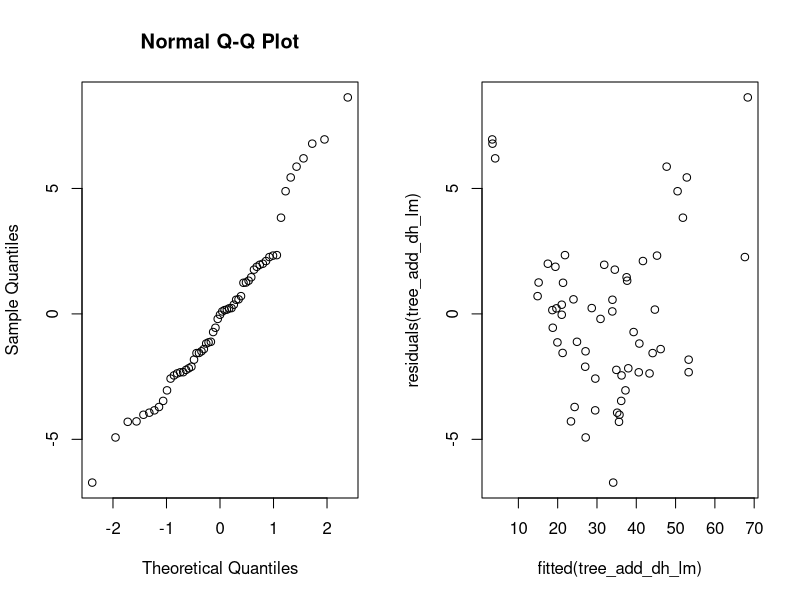
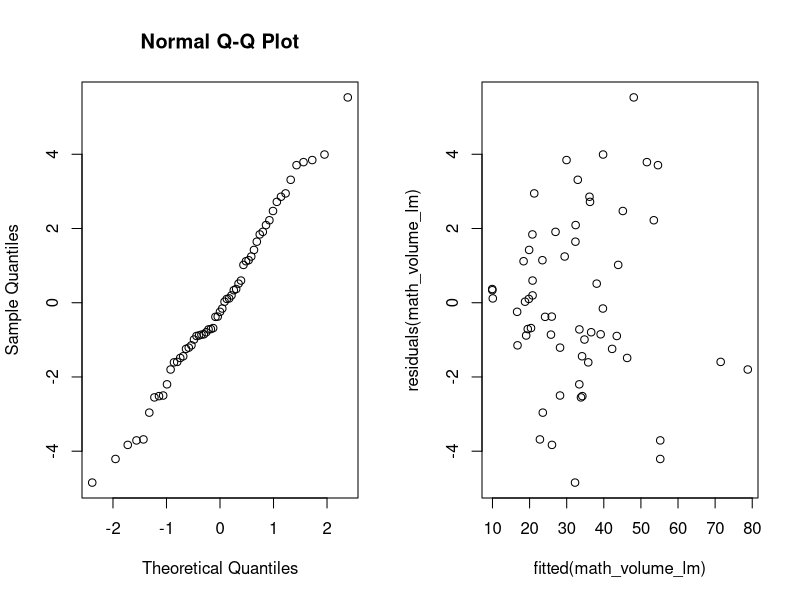
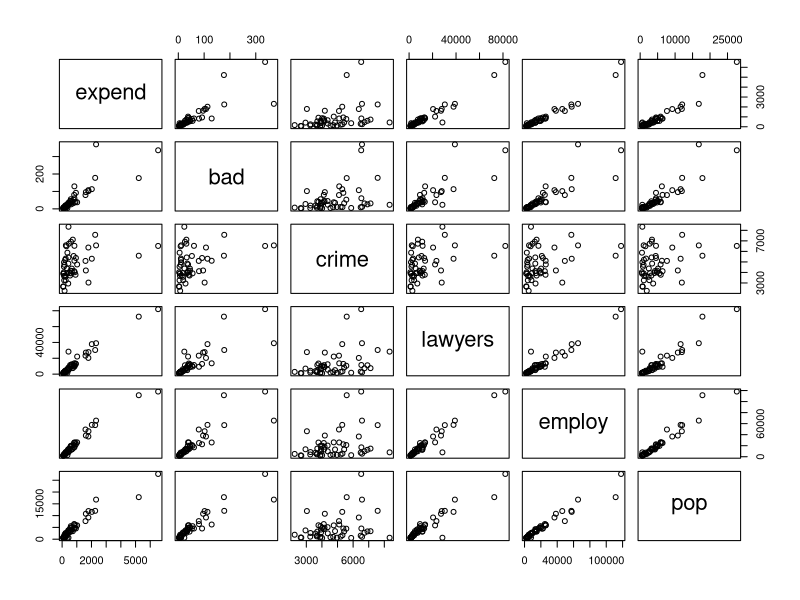
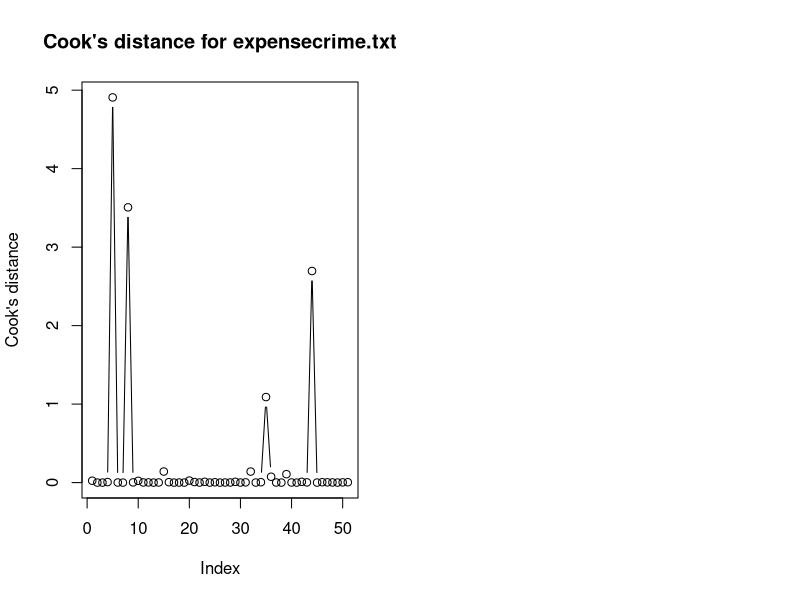
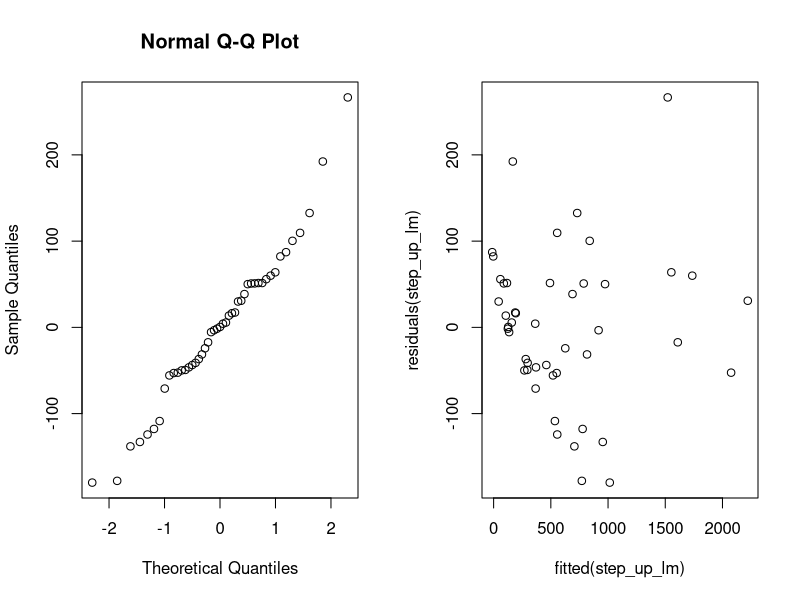
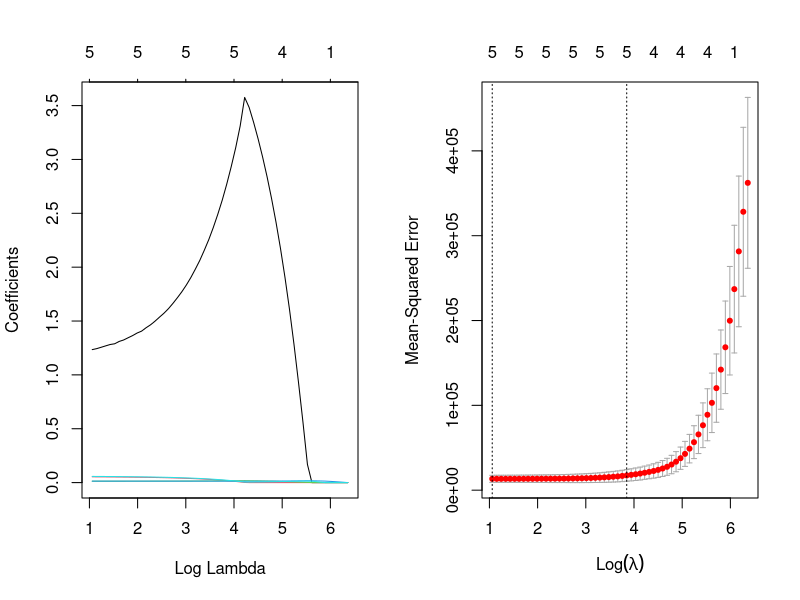
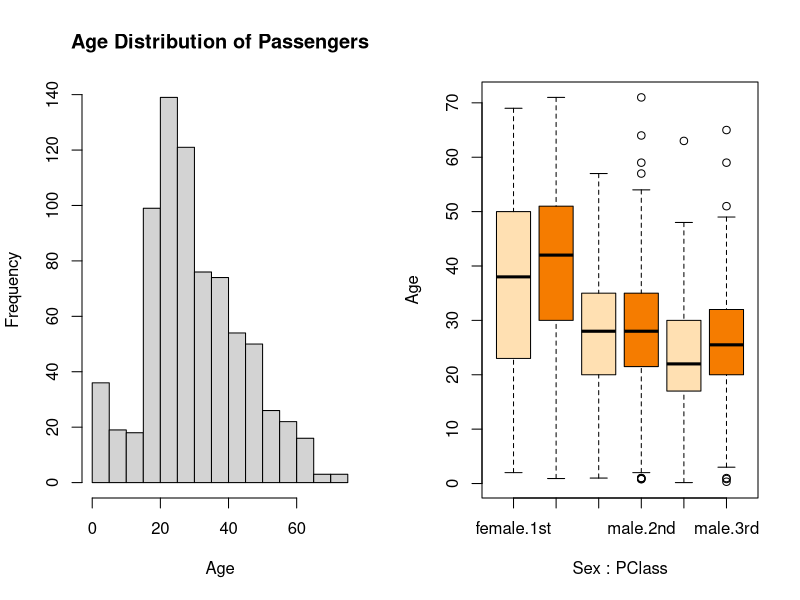

Here is the R script that generated these plots, in order:
## ---- chunk 1
# set up global R options
options(digits = 3)

# set up knitr global chunk options
knitr::opts_chunk$set(fig.height = 3)
## ---- chunk 2
tree_df <- as.data.frame(read.table("data/treeVolume.txt", header=TRUE))
head(tree_df)
## ---- chunk 3
tree_df$type <- as.factor(tree_df$type)
tree_type_lm <- lm(volume~type, data=tree_df)
anova(tree_type_lm)
## ---- chunk 4
mask <- tree_df$type == "beech"
t.test(tree_df$volume[mask], tree_df$volume[!mask])
## ---- chunk 5
tree_type_d_lm <- lm(volume~height+type*diameter, data=tree_df)
anova(tree_type_d_lm)
## ---- chunk 6
tree_type_h_lm <- lm(volume~diameter+type*height, data=tree_df)
anova(tree_type_h_lm)
## ---- chunk 7
tree_add_all_lm <- lm(volume~diameter+height+type, data=tree_df)
drop1(tree_add_all_lm, test= "F")
## ---- chunk 8
tree_add_dh_lm <- lm(volume~diameter+height, data=tree_df)
anova(tree_add_dh_lm)
## ---- chunk 9
summary(tree_add_dh_lm)
## ---- chunk 10
par(mfrow=c(1, 2))
qqnorm(residuals(tree_add_dh_lm))
plot(fitted(tree_add_dh_lm), residuals(tree_add_dh_lm))
## ---- chunk 11
mean_d <- mean(tree_df$diameter)
mean_h <- mean(tree_df$height)
means <-  data.frame(diameter=c(mean_d), height=c(mean_h))

predict(tree_add_dh_lm, means, interval = "confidence")
## ---- chunk 12
tree_df$math_volume <- tree_df$height * tree_df$diameter^2
math_volume_lm <- lm(volume~math_volume, data=tree_df)
anova(math_volume_lm)
## ---- chunk 13
summary(math_volume_lm)
## ---- chunk 14
par(mfrow=c(1,2))

qqnorm(residuals(math_volume_lm))
plot(fitted(math_volume_lm), residuals(math_volume_lm))
## ---- chunk 15
# Read data
crime_df <- as.data.frame(read.table("data/expensescrime.txt", header=TRUE))
head(crime_df)

response <- "expend"
exp_vars <- c("bad", "crime", "lawyers", "employ", "pop")
## ---- chunk 16
pairs(crime_df[, c(response, exp_vars)])
## ---- chunk 17
crime_lm <- lm(expend~bad+crime+lawyers+employ+pop, data=crime_df)
cooks.distance(crime_lm)[cooks.distance(crime_lm) > 1]
## ---- chunk 18
plot(cooks.distance(crime_lm), type='b', ylab="Cook's distance", main = "Cook's distance for expensecrime.txt")
## ---- chunk 19
crime_df_upd <- crime_df[-c(5,8,35,44),]
## ---- chunk 20
round(cor(crime_df[, c(exp_vars)]), 2)
## ---- chunk 21
library(car)
## ---- chunk 22
vif(lm(expend~bad+crime+lawyers+employ+pop, data=crime_df))
## ---- chunk 23
print("Step 1")

print("bad")
summary(lm(expend~bad, data=crime_df_upd))

print("crime")
summary(lm(expend~crime, data=crime_df_upd))

print("lawyers")
summary(lm(expend~lawyers, data=crime_df_upd))

print("employ")
summary(lm(expend~employ, data=crime_df_upd)) # YES

print("pop")
summary(lm(expend~pop, data=crime_df_upd)) 
## ---- chunk 24
print("Step 2")

print("bad")
summary(lm(expend~employ+bad, data=crime_df_upd))

print("crime")
summary(lm(expend~employ+crime, data=crime_df_upd)) # YES

print("lawyers")
summary(lm(expend~employ+lawyers, data=crime_df_upd))

print("pop")
summary(lm(expend~employ+pop, data=crime_df_upd))
## ---- chunk 25
print("Step 3")

print("bad")
summary(lm(expend~employ+crime+bad, data=crime_df_upd))

print("lawyers")
summary(lm(expend~employ+crime+lawyers, data=crime_df_upd))

print("pop")
summary(lm(expend~employ+crime+pop, data=crime_df_upd)) # YES
## ---- chunk 26
print("Step 4")

print("bad")
summary(lm(expend~employ+crime+pop+bad, data=crime_df_upd))

print("lawyers")
summary(lm(expend~employ+crime+pop+lawyers, data=crime_df_upd))

# None significant!
## ---- chunk 27
step_up_lm <- lm(expend~employ+crime+pop, data=crime_df_upd)
summary(step_up_lm)
## ---- chunk 28
vif(step_up_lm)
## ---- chunk 29
par(mfrow=c(1,2))

qqnorm(residuals(step_up_lm))
plot(fitted(step_up_lm), residuals(step_up_lm))
## ---- chunk 30
new_data <- data.frame(bad=50, crime=5000, lawyers=5000, employ=5000, pop=5000)
predict(step_up_lm, new_data, interval="prediction", level=0.95)
## ---- chunk 31
predict(step_up_lm, new_data, interval="confidence", level=0.95)
## ---- chunk 32
# install.packages("glmnet", repos = "https://cran.us.r-project.org")
library(glmnet)
## ---- chunk 33
x <- as.matrix(crime_df_upd[, exp_vars])
y <- as.matrix(crime_df_upd[, c(response)])

# train-test splitting
train <- (sample(1:nrow(x), 0.67*nrow(x))) # train by using 2/3 of the data
x.train <- x[train,]; y.train <- y[train]
x.test <- x[-train,]; y.test <- y[-train]

# fitting the model
lasso.mod <- glmnet(x.train, y.train, alpha=1)
cv.lasso <- cv.glmnet(x.train,y.train,alpha=1,type.measure='mse')
## ---- chunk 34
plot(lasso.mod, label=T, xvar="lambda")
## ---- chunk 35
plot(cv.lasso)
## ---- chunk 36
(lambda.1se <- cv.lasso$lambda.1se)
## ---- chunk 37
# https://glmnet.stanford.edu/articles/glmnet.html#assessing-models-on-test-data-1
assess.glmnet(lasso.mod, newx = x.test, newy = y.test, s=cv.lasso$lambda.1se)
coef(lasso.mod, s=lambda.1se) # beta’s for lambda.1se
## ---- chunk 38
y.pred <- predict(lasso.mod, s=lambda.1se, newx=x.test)
mse.lasso <- mean((y.test - y.pred)^2); mse.lasso
## ---- chunk 39
new_data <- data.frame(x.test)
y.pred <- predict(step_up_lm, new_data, interval="confidence", level=0.95)
mse.step_up <- mean((y.test - y.pred)^2); mse.step_up
## ---- chunk 40
# Read data
titanic_df <- as.data.frame(read.table("data/titanic.txt", header=TRUE))
head(titanic_df)
## ---- chunk 41
titanic_df$PClass <- as.factor(titanic_df$PClass)
titanic_df$Sex <- as.factor(titanic_df$Sex)
summary(titanic_df)
## ---- chunk 42
tot_comb <- xtabs(~PClass+Sex, data=titanic_df)
tot_comb
## ---- chunk 43
tot_comb.surv <- xtabs(Survived~PClass+Sex, data=titanic_df)
round(tot_comb.surv/tot_comb, 2)
## ---- chunk 44
hist(titanic_df$Age, xlab="Age", main="Age Distribution of Passengers")
## ---- chunk 45
# I don't think this is plot tells us anything useful?
boxplot(Age ~ Sex + PClass, data=titanic_df, col = c("#FFE0B2", "#F57C00")) 
## ---- chunk 46
titanic_df_upd <- na.omit(titanic_df)
## ---- chunk 47
titanic_df_upd$PClass <- as.factor(titanic_df_upd$PClass)
titanic_df_upd$Sex <- as.factor(titanic_df_upd$Sex)
additive_lm <- glm(Survived ~ Age+PClass+Sex, data = titanic_df_upd, family = binomial)
## ---- chunk 48
drop1(additive_lm, test = "Chisq")
## ---- chunk 49
summary(additive_lm)
## ---- chunk 50
anova(glm(Survived ~ Age*PClass, data = titanic_df_upd, family = binomial), test="Chisq")
## ---- chunk 51
anova(glm(Survived ~ Age*Sex, data = titanic_df_upd, family = binomial), test="Chisq")
## ---- chunk 52
class_and_interaction_lm <- glm(Survived ~ PClass+Age*Sex, data = titanic_df_upd, family = binomial)
summary(class_and_interaction_lm, test="Chisq")
## ---- chunk 53
newdata <- data.frame(Age=c(55, 55, 55, 55, 55, 55), PClass=c("1st", "1st", "2nd", "2nd", "3rd", "3rd"), Sex=c("female", "male", "female", "male", "female", "male"))
predict(additive_lm, newdata, type="response")
## ---- chunk 54
fisher.test(x=titanic_df_upd$Survived, y=titanic_df_upd$Sex)
## ---- chunk 55
chisq.test(x=titanic_df_upd$Survived, y=titanic_df_upd$PClass)
## ---- chunk 56
# Read data
coups_df <- as.data.frame(read.table("data/coups.txt", header=TRUE))
head(coups_df)
## ---- chunk 57
coups_df$pollib <- as.factor(coups_df$pollib)
## ---- chunk 58
poison_glm <- glm(miltcoup ~ oligarchy + parties + pctvote + popn + size + numelec + numregim + pollib, data = coups_df, family = poisson)
drop1(poison_glm, test= "Chisq")
summary(poison_glm)
## ---- chunk 59
step1 <- glm(miltcoup ~ oligarchy + parties + pctvote + popn + size + numelec + pollib, data = coups_df, family = poisson)
drop1(step1, test="Chisq")
## ---- chunk 60
step2 <- glm(miltcoup ~ oligarchy + parties + pctvote + popn + size + pollib, data = coups_df, family = poisson)
drop1(step2, test="Chisq")
## ---- chunk 61
step3 <- glm(miltcoup ~ oligarchy + parties + pctvote + popn + pollib, data = coups_df)
drop1(step3, test="Chisq")
## ---- chunk 62
step4 <- glm(miltcoup ~ oligarchy + parties + popn + pollib, data = coups_df)
drop1(step4, test="Chisq")
## ---- chunk 63
step5 <- glm(miltcoup ~ oligarchy + parties + pollib, data = coups_df, family = poisson)
drop1(step5, test="Chisq")
## ---- chunk 64
final_plm <- glm(miltcoup ~ oligarchy + parties + pollib, data = coups_df, family = poisson)
summary(final_plm, test="Chisq")
## ---- chunk 65
m_o <- mean(coups_df$oligarchy); 
m_p <- mean(coups_df$parties)
## ---- chunk 66
newdata <- data.frame(pollib=c("0", "1", "2"), oligarchy=c(m_o, m_o, m_o), parties=c(m_p, m_p, m_p))
predict(final_plm, newdata, type="response")
